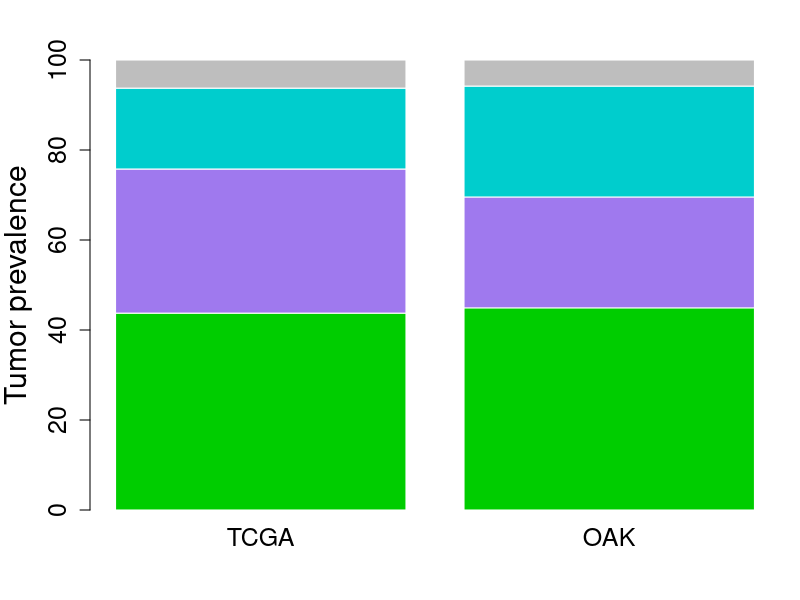

This chart was generated by the following R code: (Note: this script raises an error after producing the figure.)
data <- read.table("../data/TCGA_KRASmut_subtypes.tsv", sep="\t", header=TRUE, check.names=FALSE)
data$Subtype <- factor(data$Subtype, levels=c("MES", "PRO", "MUC", "unclassified"))
prev.TCGA <- table(data$Subtype)

data <- read.table("../data/OAK_KRASmut_subtypes.tsv", sep="\t", header=TRUE, check.names=FALSE)
data$Subtype <- factor(data$Subtype, levels=c("MES", "PRO", "MUC", "unclassified"))
prev.OAK <- table(data$Subtype)
prev.OAK.metastatic <- table(data$Subtype[data[,"Tissue origin"] %in% "METASTATIC"])

prev <- rbind(prev.TCGA, prev.OAK)
rownames(prev) <- c("TCGA", "OAK")
prev <- t(prev)
prev2 <- prop.table(prev, 2)*100

pdf("../figures/Fig1_TCGAOAKmut_SubtypePrevalence.pdf", width=4, height=6.5)
par(mar=c(4.5, 4.5, 3, 1))
barplot(prev2, xlab="", ylab="Tumor prevalence", col=c("green3", "mediumpurple2", "cyan3", "gray"), 
			cex.axis=1.5, cex.lab=1.8, cex.names=1.5, ylim=c(0,100), border=FALSE)
dev.off()

prev.PrimaryVsMet <- rbind(prev.TCGA, prev.OAK.metastatic)
rownames(prev) <- c("TCGA", "OAKmet")
fisher.test(prev.PrimaryVsMet)
